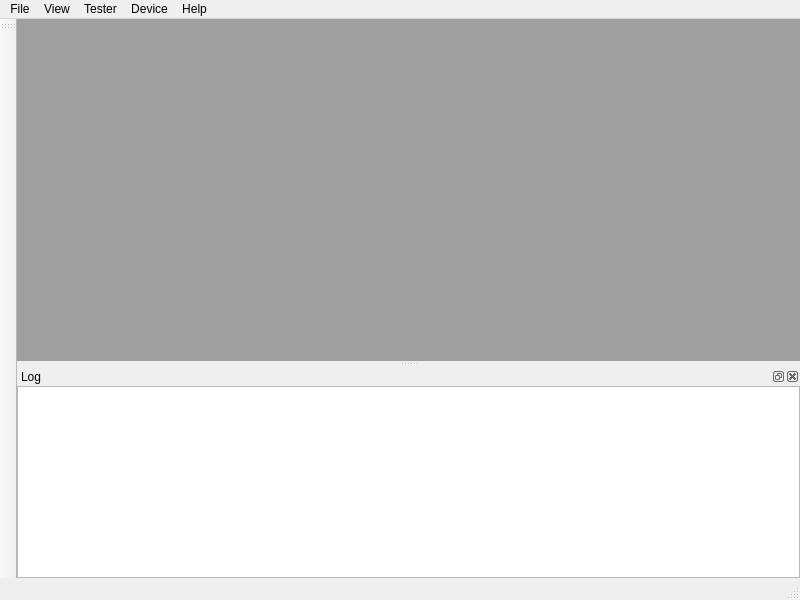
<?xml version="1.0" encoding="UTF-8"?>
<ui version="4.0">
 <class>MainWindow</class>
 <widget class="QMainWindow" name="MainWindow">
  <property name="geometry">
   <rect>
    <x>0</x>
    <y>0</y>
    <width>800</width>
    <height>600</height>
   </rect>
  </property>
  <property name="windowTitle">
   <string>PAL Tester</string>
  </property>
  <widget class="QWidget" name="centralwidget">
   <layout class="QVBoxLayout" name="verticalLayout">
    <property name="spacing">
     <number>0</number>
    </property>
    <property name="leftMargin">
     <number>0</number>
    </property>
    <property name="topMargin">
     <number>0</number>
    </property>
    <property name="rightMargin">
     <number>0</number>
    </property>
    <property name="bottomMargin">
     <number>0</number>
    </property>
    <item>
     <widget class="QMdiArea" name="mdiArea"/>
    </item>
   </layout>
  </widget>
  <widget class="QMenuBar" name="menubar">
   <property name="geometry">
    <rect>
     <x>0</x>
     <y>0</y>
     <width>800</width>
     <height>21</height>
    </rect>
   </property>
   <widget class="QMenu" name="menuFile">
    <property name="title">
     <string>File</string>
    </property>
    <addaction name="actionOpenTest"/>
    <addaction name="actionSaveTest"/>
    <addaction name="actionSaveTestAs"/>
    <addaction name="separator"/>
    <addaction name="actionOpenTestTesults"/>
    <addaction name="actionSaveTestResults"/>
    <addaction name="actionSaveTestResultesAs"/>
    <addaction name="separator"/>
    <addaction name="actionExit"/>
   </widget>
   <widget class="QMenu" name="menuDevice">
    <property name="title">
     <string>Device</string>
    </property>
    <addaction name="actionStartTest"/>
    <addaction name="actionStopTest"/>
   </widget>
   <widget class="QMenu" name="menuHelp">
    <property name="title">
     <string>Help</string>
    </property>
    <addaction name="actionAbout"/>
    <addaction name="actionAboutQt"/>
   </widget>
   <widget class="QMenu" name="menuTester">
    <property name="title">
     <string>Tester</string>
    </property>
    <addaction name="actionConnect"/>
    <addaction name="actionDisconnect"/>
    <addaction name="separator"/>
    <addaction name="actionUploadFirmvare"/>
   </widget>
   <widget class="QMenu" name="menuView">
    <property name="title">
     <string>View</string>
    </property>
    <addaction name="actionShowLog"/>
   </widget>
   <addaction name="menuFile"/>
   <addaction name="menuView"/>
   <addaction name="menuTester"/>
   <addaction name="menuDevice"/>
   <addaction name="menuHelp"/>
  </widget>
  <widget class="QStatusBar" name="statusbar"/>
  <widget class="QToolBar" name="toolBar">
   <property name="windowTitle">
    <string>toolBar</string>
   </property>
   <attribute name="toolBarArea">
    <enum>LeftToolBarArea</enum>
   </attribute>
   <attribute name="toolBarBreak">
    <bool>false</bool>
   </attribute>
  </widget>
  <widget class="QDockWidget" name="dockLog">
   <property name="windowTitle">
    <string>Log</string>
   </property>
   <attribute name="dockWidgetArea">
    <number>8</number>
   </attribute>
   <widget class="QWidget" name="dockWidgetContents">
    <layout class="QVBoxLayout" name="verticalLayout_2">
     <property name="spacing">
      <number>0</number>
     </property>
     <property name="leftMargin">
      <number>0</number>
     </property>
     <property name="topMargin">
      <number>0</number>
     </property>
     <property name="rightMargin">
      <number>0</number>
     </property>
     <property name="bottomMargin">
      <number>0</number>
     </property>
     <item>
      <widget class="QTextBrowser" name="log"/>
     </item>
    </layout>
   </widget>
  </widget>
  <action name="actionOpenTest">
   <property name="text">
    <string>Open test...</string>
   </property>
  </action>
  <action name="actionSaveTest">
   <property name="text">
    <string>Save test</string>
   </property>
  </action>
  <action name="actionSaveTestAs">
   <property name="text">
    <string>Save test as...</string>
   </property>
  </action>
  <action name="actionOpenTestTesults">
   <property name="text">
    <string>Open test results...</string>
   </property>
  </action>
  <action name="actionSaveTestResults">
   <property name="text">
    <string>Save test results</string>
   </property>
  </action>
  <action name="actionSaveTestResultesAs">
   <property name="text">
    <string>Save test resultes as...</string>
   </property>
  </action>
  <action name="actionExit">
   <property name="text">
    <string>Exit</string>
   </property>
  </action>
  <action name="actionConnect">
   <property name="text">
    <string>Connect...</string>
   </property>
  </action>
  <action name="actionDisconnect">
   <property name="text">
    <string>Disconnect</string>
   </property>
  </action>
  <action name="actionUploadFirmvare">
   <property name="text">
    <string>Upload firmvare...</string>
   </property>
  </action>
  <action name="actionStartTest">
   <property name="text">
    <string>Start test</string>
   </property>
  </action>
  <action name="actionStopTest">
   <property name="text">
    <string>Stop test</string>
   </property>
  </action>
  <action name="actionAbout">
   <property name="text">
    <string>About...</string>
   </property>
  </action>
  <action name="actionAboutQt">
   <property name="text">
    <string>About Qt...</string>
   </property>
  </action>
  <action name="actionShowLog">
   <property name="checkable">
    <bool>true</bool>
   </property>
   <property name="checked">
    <bool>true</bool>
   </property>
   <property name="text">
    <string>Show Log</string>
   </property>
  </action>
 </widget>
 <resources/>
 <connections/>
</ui>
